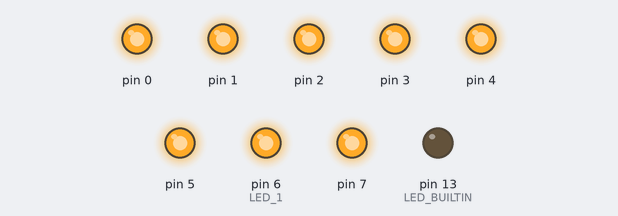
The sketch below on a simulated Arduino Uno, built with avr-gcc and run on an emulated ATmega328P. On the bench: output pins drawn as LEDs (lit = HIGH).

Above: at 0.2 s.
At 1.7 s:
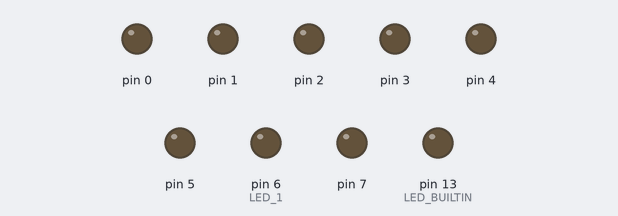
Timing chart, 0 to 3.0 s (numbered marks = the images above):
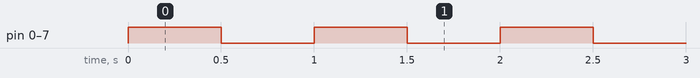

The sketch:

sketch_apr12b.ino
```cpp
#define LED_1 6

void setup()
{
  // pinMode : 입출력 방향을 결정
  pinMode(LED_1,  OUTPUT);
  pinMode(LED_BUILTIN, OUTPUT); // LED_BUILTIN : 13

  DDRD = 0xff;
}

void loop()
{
  PORTD = 0xff;
  delay(500);
  PORTD = 0x00;
  _delay_ms(500);
  /*
  digitalWrite(LED_BUILTIN, HIGH);
  digitalWrite(LED_1, HIGH); // digitalWrite(핀번호, 값 = HIGH(1), LOW(0)))
  delay(1000);               // 1 ~ 65535
  digitalWrite(LED_BUILTIN, LOW);
  digitalWrite(LED_1, LOW);
  delay(1000);
  */
}
```

Measured:
- by itself, pin 0–5, pin 6 (LED_1), pin 7: alternates HIGH for 0.50 s and LOW for 0.50 s
